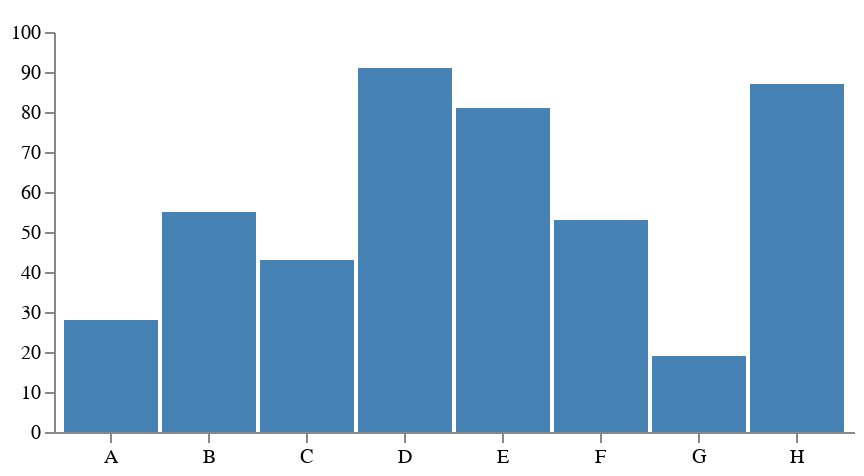

The code cell stored with this chart in its notebook:
### Code cell
(os.pwd / "BarChart.json").plot

### Figure 1 — Vega specification as saved in the notebook (floating-point values rounded to 4 significant figures)
{"$schema": "https://vega.github.io/schema/vega/v5.json", "axes": [{"orient": "bottom", "scale": "xscale"}, {"orient": "left", "scale": "yscale"}], "data": [{"name": "table", "values": [{"amount": 28, "category": "A"}, {"amount": 55, "category": "B"}, {"amount": 43, "category": "C"}, {"amount": 91, "category": "D"}, {"amount": 81, "category": "E"}, {"amount": 53, "category": "F"}, {"amount": 19, "category": "G"}, {"amount": 87, "category": "H"}]}], "description": "A basic bar chart example, with value labels shown upon mouse hover.", "height": 200, "marks": [{"encode": {"enter": {"width": {"band": 1, "scale": "xscale"}, "x": {"field": "category", "scale": "xscale"}, "y": {"field": "amount", "scale": "yscale"}, "y2": {"scale": "yscale", "value": 0}}, "hover": {"fill": {"value": "red"}}, "update": {"fill": {"value": "steelblue"}}}, "from": {"data": "table"}, "type": "rect"}, {"encode": {"enter": {"align": {"value": "center"}, "baseline": {"value": "bottom"}, "fill": {"value": "#333"}}, "update": {"fillOpacity": [{"test": "datum === tooltip", "value": 0}, {"value": 1}], "text": {"signal": "tooltip.amount"}, "x": {"band": 0.5, "scale": "xscale", "signal": "tooltip.category"}, "y": {"offset": -2, "scale": "yscale", "signal": "tooltip.amount"}}}, "type": "text"}], "padding": 5, "scales": [{"domain": {"data": "table", "field": "category"}, "name": "xscale", "padding": 0.05, "range": "width", "round": true, "type": "band"}, {"domain": {"data": "table", "field": "amount"}, "name": "yscale", "nice": true, "range": "height"}], "signals": [{"name": "tooltip", "on": [{"events": "rect:mouseover", "update": "datum"}, {"events": "rect:mouseout", "update": "{}"}], "value": {}}], "width": 400}
